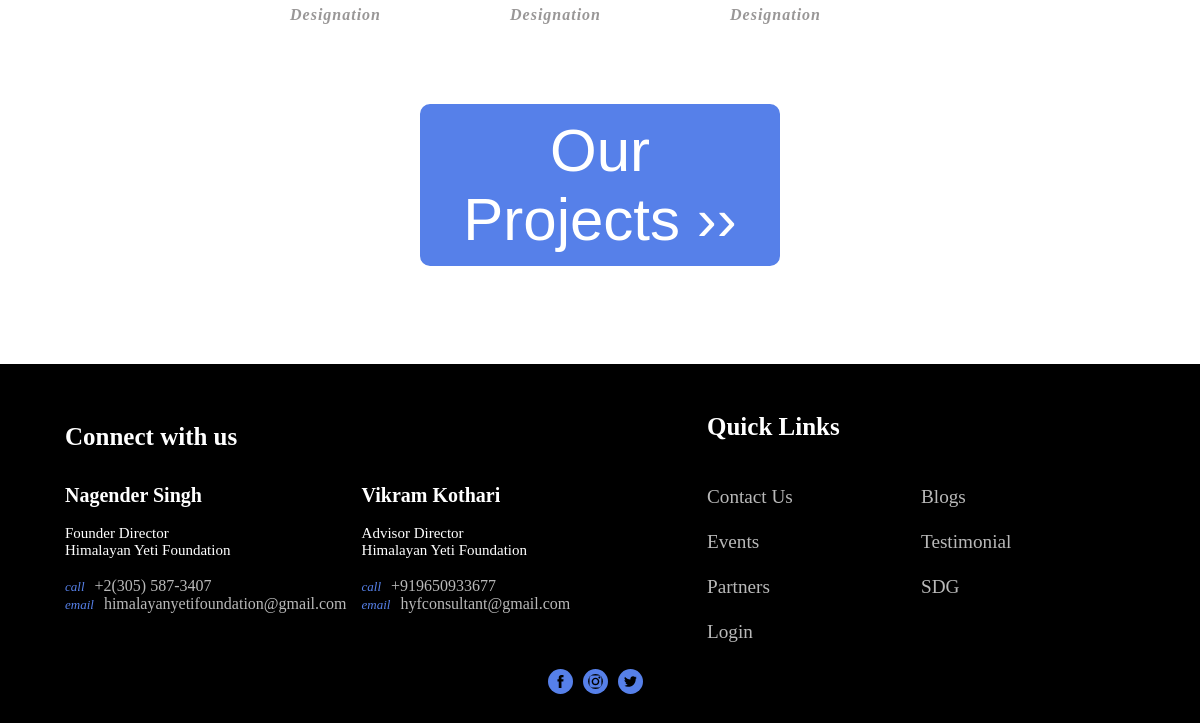
Before: /about (lower part) with the older database file.
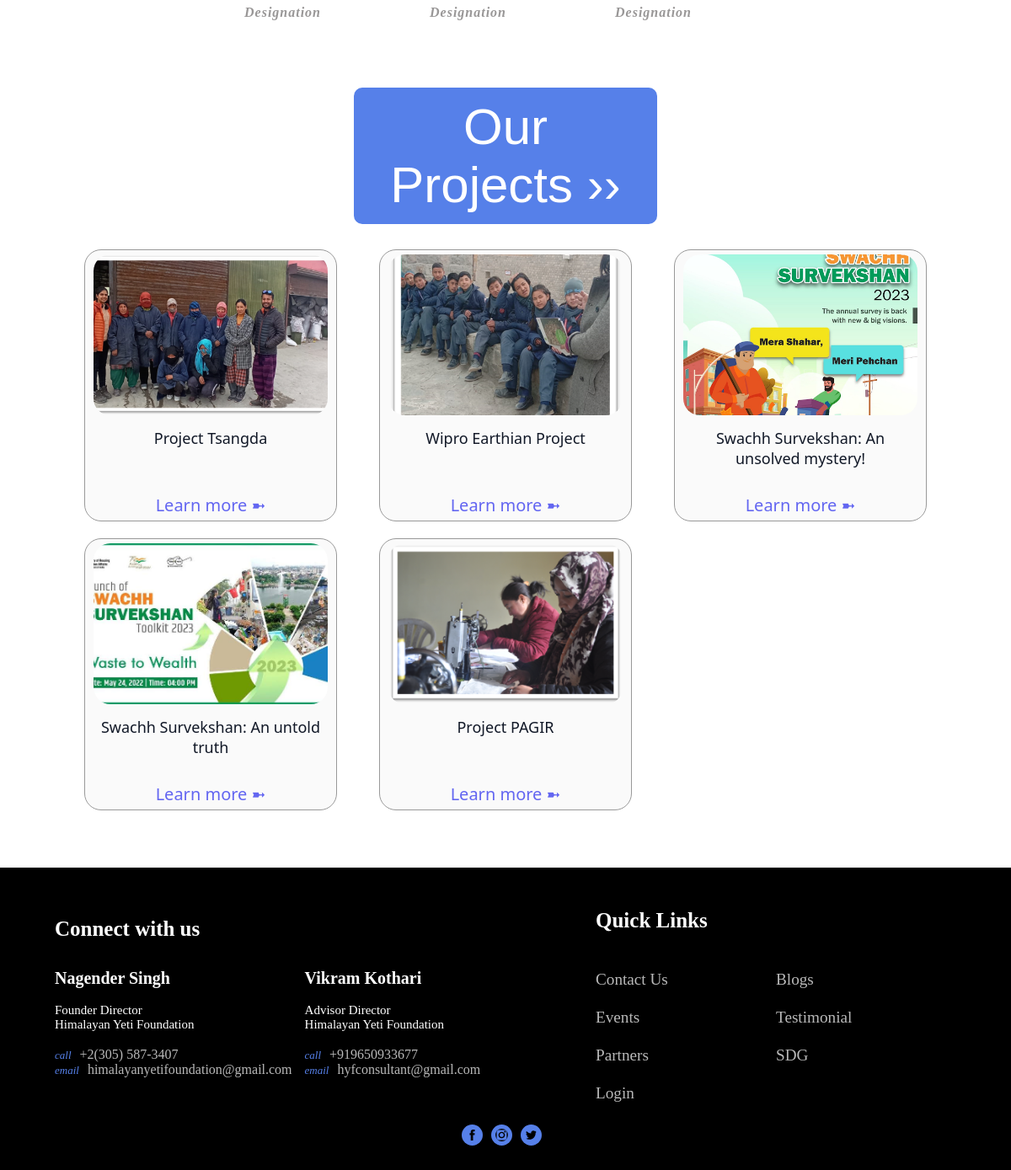
After: the same page with the newer database file.
### mainapp/models.py (models this page shows, shortened)
class article(models.Model):
    bid = models.AutoField(primary_key=True)
    title = models.CharField(max_length=255, null=True)
    headerimage = models.ImageField(null=True, upload_to="images")
    author = models.ForeignKey(User, on_delete=models.CASCADE)
    postdate = models.DateTimeField(editable=False, auto_now=True)
    category = models.ForeignKey(categories, on_delete=models.CASCADE)
    label = models.ForeignKey(label, on_delete=models.CASCADE)
    body = RichTextField(blank=True, null=True)
    snippet = models.CharField(max_length=255)

### mainapp/views.py (the view)
# urls.py: path('about', views.about, name='about'),
def about(request):
    contex={}
    project = article.objects.filter(category=7).order_by('-postdate')[0:6]
    contex['project'] = project
    return render(request, "mainapp/about.html", contex)

### mainapp/templates/mainapp/about.html (shortened to what this page needs)
<!DOCTYPE html>
{% load static %}
<html lang="en">
<head>
    <link rel="stylesheet" href="{% static 'css/about.css' %}">
</head>
<body>
    <section class="section-team">
        <div class="team-container">
            <div class="team-card-container">
                <div class="team-card">
                    <div class="team-details">
                        <p>Designation</p>
                    </div>
                </div>
                <div class="team-card">
                    <div class="team-details">
                        <p>Designation</p>
                    </div>
                </div>
                <div class="team-card">
                    <div class="team-details">
                        <p>Designation</p>
                    </div>
                </div>
            </div>
        </div>
    </section>
    <div class="button-center">
        <button id="impact-button">Our Projects<span class="">&nbsp;&#8250;&#8250;</span></button>
    </div>
    <div class="project-area">
        {% for prj in project %}
        <div class="project-item">
            <img class="project-item-image" src="{{prj.headerimage.url}}" alt="ni pata kaha guya image">
            <div class="project-item-content">
                <span class="projext-item-content-titel">
                    {{prj.title|slice:":100"}}
                </span>
            </div>
            <div class="project-item-buttons">
                <a href="{% url 'viewarticle' prj.bid %}" class="learn-more">
                    Learn more &#10172;
                </a>
            </div>
        </div>
        {% endfor %}
    </div>
    <br>
    <section class="section footer">
        <div class="container">
            <div class="row">
                <div class="col-1">
                    <div class="widget">
                        <h2>Connect with us</h2>
                        <div class="social">
                            <div class="person">
                                <h4>Nagender Singh</h4><br>
                                <h5>Founder Director</h5>
                                <h5>Himalayan Yeti Foundation</h5>
                                <br>
                                <a href="#"><i class="material-icons call"></i>+2(305) 587-3407</a><br>
                                <a href="#"><i class="material-icons email"></i>himalayanyetifoundation@gmail.com</a>
                            </div>
                            <div class="person">
                                <h4>Vikram Kothari</h4><br>
                                <h5>Advisor Director</h5>
                                <h5>Himalayan Yeti Foundation</h5>
                                <br>
                                <a href="#"><i class="material-icons call"></i>+919650933677</a><br>
                                <a href="#"><i class="material-icons email"></i>hyfconsultant@gmail.com</a>
                            </div>
                        </div>
                    </div>
                </div>
                <div class="col-2">
                    <div class="widget footer-widget">
                        <h4 class="text-capitalize mb-4 text-white">Quick Links</h4>
                        <ul class="list-unstyled footer-menu lh-35">
                            <li><a href="{% url 'contact' %}">Contact Us</a></li>
                            <li><a href="{% url 'help' %}">Blogs</a></li>
                            <li><a href="index#latesthome">Events</a></li>
                            <li><a href="{% url 'testimonial' %}">Testimonial</a></li>
                            <li><a href="csr#logosection">Partners</a></li>
                            <li><a href="#">SDG</a></li>
                            {% if user.is_authenticated %}
                            <li><a href="{% url 'createuser' %}">Create User</a></li>
                            <li><a href="{% url 'userlogout' %}">Logout</a></li>
                            {% else %}
                            <li><a href="{% url 'userlogin' %}">Login</a></li>
                            {% endif %}
                        </ul>
                    </div>
                </div>
            </div>
            <div class="row media">
                <ul>
                    <li><a href=""><img src="{% static 'img/facebook.svg' %}" alt=""></a></li>
                    <li><a href=""><img src="{% static 'img/instagram.svg' %}" alt=""></a></li>
                    <li><a href=""><img src="{% static 'img/twitter.svg' %}" alt=""></a></li>
                </ul>
            </div>
        </div>
    </section>
</body>
</html>

Changed rows visible on the page:
added article: headerimage (picture), title "Project Tsangda"
added article: headerimage (picture), title "Wipro Earthian Project"
added article: headerimage (picture), title "Swachh Survekshan: An unsolved mystery!"
added article: headerimage (picture), title "Swachh Survekshan: An untold truth"
added article: headerimage (picture), title "Project PAGIR"
